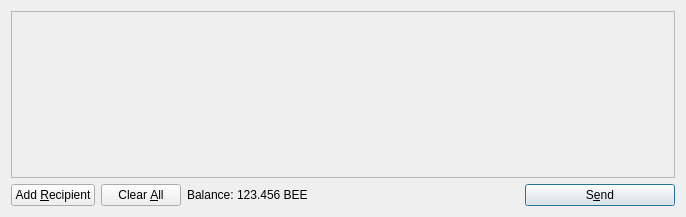
<?xml version="1.0" encoding="UTF-8"?>
<ui version="4.0">
 <class>SendCoinsDialog</class>
 <widget class="QDialog" name="SendCoinsDialog">
  <property name="geometry">
   <rect>
    <x>0</x>
    <y>0</y>
    <width>686</width>
    <height>217</height>
   </rect>
  </property>
  <property name="windowTitle">
   <string>Send Coins</string>
  </property>
  <layout class="QVBoxLayout" name="verticalLayout">
   <item>
    <widget class="QScrollArea" name="scrollArea">
     <property name="widgetResizable">
      <bool>true</bool>
     </property>
     <widget class="QWidget" name="scrollAreaWidgetContents">
      <property name="geometry">
       <rect>
        <x>0</x>
        <y>0</y>
        <width>666</width>
        <height>165</height>
       </rect>
      </property>
      <layout class="QVBoxLayout" name="verticalLayout_2">
       <property name="margin">
        <number>0</number>
       </property>
       <item>
        <layout class="QVBoxLayout" name="entries">
         <property name="spacing">
          <number>6</number>
         </property>
        </layout>
       </item>
       <item>
        <spacer name="verticalSpacer">
         <property name="orientation">
          <enum>Qt::Vertical</enum>
         </property>
         <property name="sizeHint" stdset="0">
          <size>
           <width>20</width>
           <height>40</height>
          </size>
         </property>
        </spacer>
       </item>
      </layout>
     </widget>
    </widget>
   </item>
   <item>
    <layout class="QHBoxLayout" name="horizontalLayout">
     <item>
      <widget class="QPushButton" name="addButton">
       <property name="toolTip">
        <string>Send to multiple recipients at once</string>
       </property>
       <property name="text">
        <string>Add &amp;Recipient</string>
       </property>
       <property name="icon">
        <iconset resource="../bitcoin.qrc">
         <normaloff>:/icons/add</normaloff>:/icons/add</iconset>
       </property>
       <property name="autoDefault">
        <bool>false</bool>
       </property>
      </widget>
     </item>
     <item>
      <widget class="QPushButton" name="clearButton">
       <property name="sizePolicy">
        <sizepolicy hsizetype="Minimum" vsizetype="Fixed">
         <horstretch>0</horstretch>
         <verstretch>0</verstretch>
        </sizepolicy>
       </property>
       <property name="toolTip">
        <string>Remove all transaction fields</string>
       </property>
       <property name="text">
        <string>Clear &amp;All</string>
       </property>
       <property name="icon">
        <iconset resource="../bitcoin.qrc">
         <normaloff>:/icons/remove</normaloff>:/icons/remove</iconset>
       </property>
       <property name="autoRepeatDelay">
        <number>300</number>
       </property>
       <property name="autoDefault">
        <bool>false</bool>
       </property>
      </widget>
     </item>
     <item>
      <layout class="QHBoxLayout" name="horizontalLayout_2">
       <property name="spacing">
        <number>3</number>
       </property>
       <item>
        <widget class="QLabel" name="label">
         <property name="text">
          <string>Balance:</string>
         </property>
        </widget>
       </item>
       <item>
        <widget class="QLabel" name="labelBalance">
         <property name="cursor">
          <cursorShape>IBeamCursor</cursorShape>
         </property>
         <property name="text">
          <string>123.456 BEE</string>
         </property>
         <property name="textInteractionFlags">
          <set>Qt::LinksAccessibleByMouse|Qt::TextSelectableByKeyboard|Qt::TextSelectableByMouse</set>
         </property>
        </widget>
       </item>
      </layout>
     </item>
     <item>
      <spacer name="horizontalSpacer">
       <property name="orientation">
        <enum>Qt::Horizontal</enum>
       </property>
       <property name="sizeHint" stdset="0">
        <size>
         <width>40</width>
         <height>20</height>
        </size>
       </property>
      </spacer>
     </item>
     <item>
      <widget class="QPushButton" name="sendButton">
       <property name="minimumSize">
        <size>
         <width>150</width>
         <height>0</height>
        </size>
       </property>
       <property name="toolTip">
        <string>Confirm the send action</string>
       </property>
       <property name="text">
        <string>S&amp;end</string>
       </property>
       <property name="icon">
        <iconset resource="../bitcoin.qrc">
         <normaloff>:/icons/send</normaloff>:/icons/send</iconset>
       </property>
       <property name="default">
        <bool>true</bool>
       </property>
      </widget>
     </item>
    </layout>
   </item>
  </layout>
 </widget>
 <resources>
  <include location="../bitcoin.qrc"/>
 </resources>
 <connections/>
</ui>
